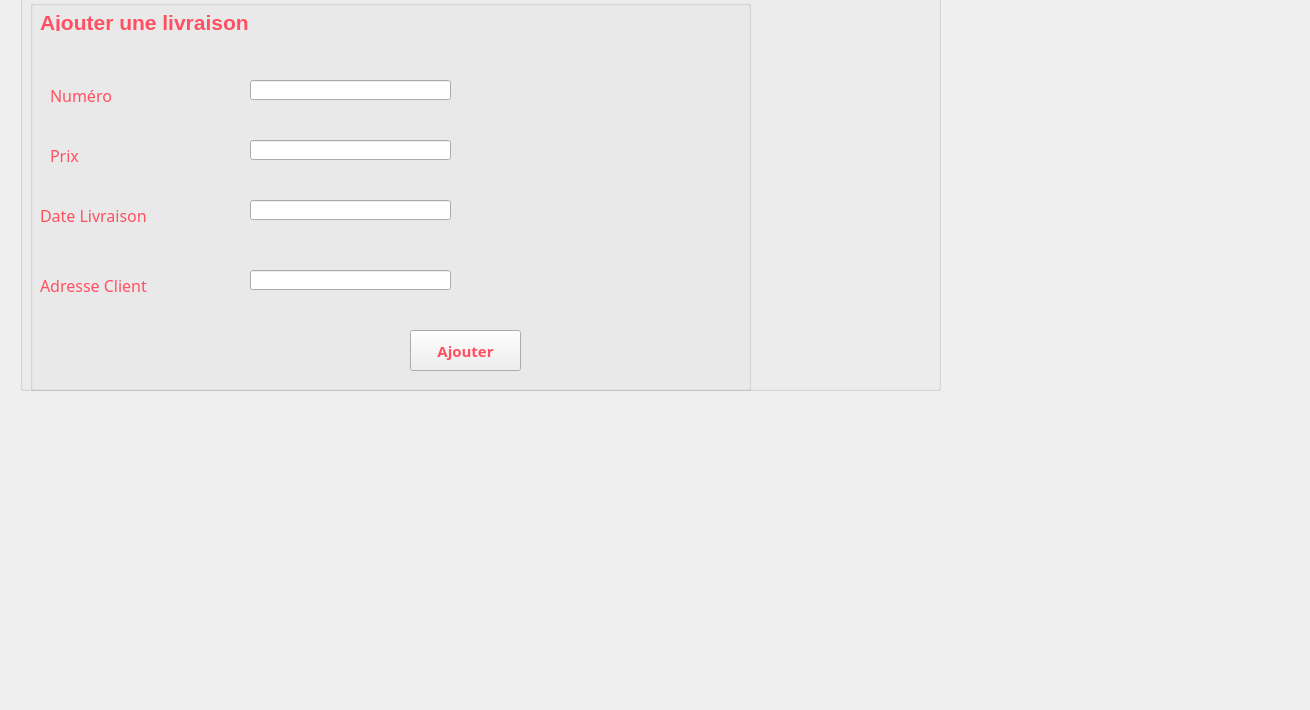
     <widget class="QWidget" name="tab_3">
      <attribute name="title">
       <string>Ajouter</string>
      </attribute>
      <widget class="QGroupBox" name="groupBox">
       <property name="geometry">
        <rect>
         <x>20</x>
         <y>-70</y>
         <width>921</width>
         <height>461</height>
        </rect>
       </property>
       <property name="font">
        <font>
         <family>Lucida Calligraphy</family>
         <pointsize>14</pointsize>
         <weight>75</weight>
         <bold>true</bold>
        </font>
       </property>
       <property name="styleSheet">
        <string notr="true">color: rgb(255, 80, 97);
</string>
       </property>
       <property name="title">
        <string>Ajouter une livraison</string>
       </property>
       <widget class="QGroupBox" name="groupBox_7">
        <property name="geometry">
         <rect>
          <x>10</x>
          <y>70</y>
          <width>721</width>
          <height>391</height>
         </rect>
        </property>
        <property name="font">
         <font>
          <family>Lucida Calligraphy</family>
          <pointsize>14</pointsize>
          <weight>75</weight>
          <bold>true</bold>
         </font>
        </property>
        <property name="styleSheet">
         <string notr="true">color: rgb(255, 80, 97);
</string>
        </property>
        <property name="title">
         <string/>
        </property>
        <widget class="QPushButton" name="pushButton">
         <property name="geometry">
          <rect>
           <x>380</x>
           <y>330</y>
           <width>111</width>
           <height>41</height>
          </rect>
         </property>
         <property name="font">
          <font>
           <family>Lucida Calligraphy</family>
           <pointsize>11</pointsize>
           <weight>75</weight>
           <bold>true</bold>
          </font>
         </property>
         <property name="styleSheet">
          <string notr="true">color: rgb(255, 80, 97);
background-image:rgb(255, 170, 255)</string>
         </property>
         <property name="text">
          <string>Ajouter</string>
         </property>
        </widget>
        <widget class="QLabel" name="label_5">
         <property name="geometry">
          <rect>
           <x>10</x>
           <y>10</y>
           <width>231</width>
           <height>21</height>
          </rect>
         </property>
         <property name="minimumSize">
          <size>
           <width>181</width>
           <height>21</height>
          </size>
         </property>
         <property name="font">
          <font>
           <family>MS Shell Dlg 2</family>
           <pointsize>16</pointsize>
           <weight>9</weight>
           <italic>false</italic>
           <bold>false</bold>
          </font>
         </property>
         <property name="styleSheet">
          <string notr="true">font: 75 16pt &quot;MS Shell Dlg 2&quot;;</string>
         </property>
         <property name="text">
          <string>&lt;html&gt;&lt;head/&gt;&lt;body&gt;&lt;p&gt;&lt;span style=&quot; font-weight:600;&quot;&gt;Ajouter une livraison&lt;/span&gt;&lt;/p&gt;&lt;/body&gt;&lt;/html&gt;</string>
         </property>
        </widget>
        <widget class="QLabel" name="label_9">
         <property name="geometry">
          <rect>
           <x>20</x>
           <y>80</y>
           <width>91</width>
           <height>31</height>
          </rect>
         </property>
         <property name="font">
          <font>
           <family>Lucida Calligraphy</family>
           <pointsize>12</pointsize>
          </font>
         </property>
         <property name="text">
          <string>Numéro </string>
         </property>
        </widget>
        <widget class="QLabel" name="label_11">
         <property name="geometry">
          <rect>
           <x>10</x>
           <y>200</y>
           <width>171</width>
           <height>31</height>
          </rect>
         </property>
         <property name="font">
          <font>
           <family>Lucida Calligraphy</family>
           <pointsize>12</pointsize>
          </font>
         </property>
         <property name="text">
          <string>Date Livraison</string>
         </property>
        </widget>
        <widget class="QLabel" name="label_7">
         <property name="geometry">
          <rect>
           <x>20</x>
           <y>140</y>
           <width>171</width>
           <height>31</height>
          </rect>
         </property>
         <property name="font">
          <font>
           <family>Lucida Calligraphy</family>
           <pointsize>12</pointsize>
          </font>
         </property>
         <property name="text">
          <string>Prix</string>
         </property>
        </widget>
        <widget class="QLabel" name="label_13">
         <property name="geometry">
          <rect>
           <x>10</x>
           <y>270</y>
           <width>171</width>
           <height>31</height>
          </rect>
         </property>
         <property name="font">
          <font>
           <family>Lucida Calligraphy</family>
           <pointsize>12</pointsize>
          </font>
         </property>
         <property name="text">
          <string>Adresse Client</string>
         </property>
        </widget>
        <widget class="QLineEdit" name="lineEdit_17">
         <property name="geometry">
          <rect>
           <x>220</x>
           <y>270</y>
           <width>201</width>
           <height>20</height>
          </rect>
         </property>
        </widget>
        <widget class="QLineEdit" name="lineEdit_15">
         <property name="geometry">
          <rect>
           <x>220</x>
           <y>200</y>
           <width>201</width>
           <height>20</height>
          </rect>
         </property>
        </widget>
        <widget class="QLineEdit" name="lineEdit">
         <property name="geometry">
          <rect>
           <x>220</x>
           <y>140</y>
           <width>201</width>
           <height>20</height>
          </rect>
         </property>
        </widget>
        <widget class="QLineEdit" name="lineEdit_2">
         <property name="geometry">
          <rect>
           <x>220</x>
           <y>80</y>
           <width>201</width>
           <height>20</height>
          </rect>
         </property>
         <property name="maxLength">
          <number>5</number>
         </property>
        </widget>
       </widget>
      </widget>
      <widget class="QLabel" name="label">
       <property name="geometry">
        <rect>
         <x>-360</x>
         <y>-230</y>
         <width>1301</width>
         <height>701</height>
        </rect>
       </property>
       <property name="text">
        <string/>
       </property>
       <property name="pixmap">
        <pixmap>../../../../../../../../../../resources/Alinka-Shemeluyk_Sweets_YkxmSWdYdw.jpg</pixmap>
       </property>
      </widget>
      <zorder>label</zorder>
      <zorder>groupBox</zorder>
     </widget>
